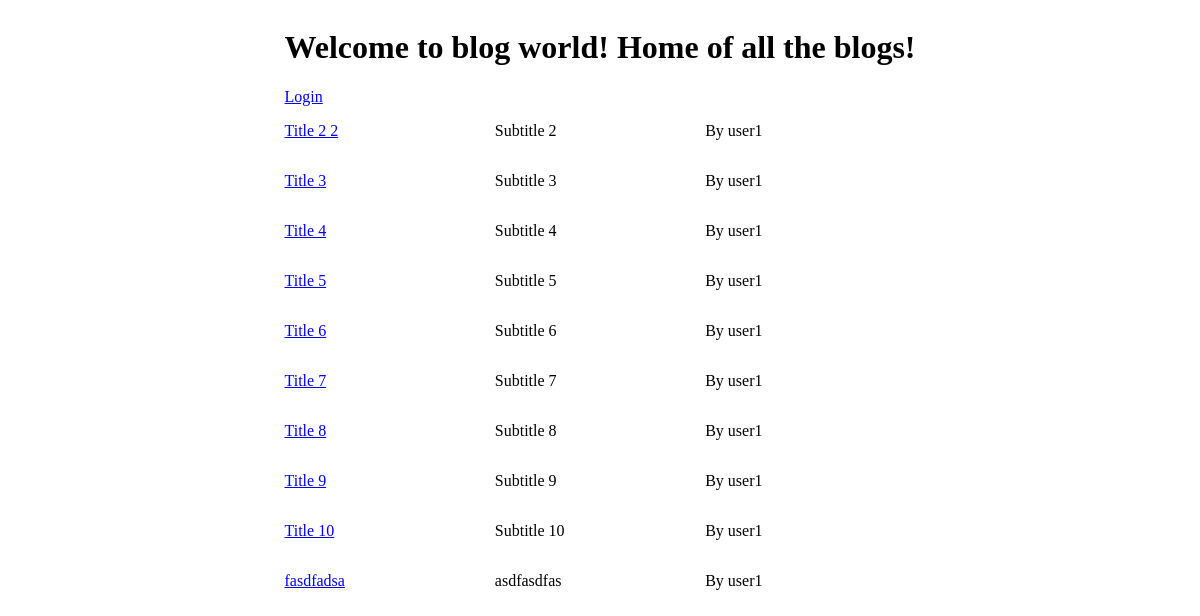
Screenshot of /blogs with the database file from the repository.
### blog_api/models.py (models this page shows, shortened)
class BlogPost(db.Model):
   __tablename__ = "blog_posts"
   id: Mapped[int] = mapped_column(primary_key=True)
   title: Mapped[str]
   subtitle: Mapped[Optional[str]]
   body: Mapped[str]
   created_at: Mapped[datetime] = mapped_column(server_default=func.now())
   updated_at: Mapped[datetime] = mapped_column(onupdate=lambda : datetime.now(timezone.utc), server_default=func.now())
   author_id: Mapped[int] = mapped_column(ForeignKey("users.id"))
   author: Mapped["User"] = relationship(back_populates="blogs")

class User(db.Model):
   __tablename__="users"
   id: Mapped[int] = mapped_column(primary_key=True)
   username: Mapped[str]
   password: Mapped[str]
   blogs: Mapped[List["BlogPost"]] = relationship(back_populates="author")

### blog_api/api.py (the view)
@app.get('/blogs')
def list_blogs():
    blogs = [{"id":blog.id, "title": blog.title, "subtitle": blog.subtitle, "body": blog.body, "created_at": blog.created_at, "author": blog.author.username} for blog in db.session.execute(db.select(BlogPost)).scalars()]
    return render_template('./blogs.html', blogs=blogs)

### blog_api/templates/blogs.html
{% extends 'base.html' %}
{% block content %}
<h1>Welcome to blog world! Home of all the blogs!</h1>
<div>
    {% if not current_user.is_authenticated %}
    <a href="{{ url_for( 'get_login') }}">Login</a>
    {% else %}
    <p>Logged in as {{current_user.username}}</p>
    <a href="{{ url_for('logout')}}">Logout</a>
    <a href="{{ url_for('new_blog_form')}}">New Blog</a>
    {% endif %}
</div>
<div id="blogs">
    {% for blog in blogs %}
    <div class="blog-overview">
        <a href="{{ url_for( 'get_blog', blog_id=blog.id ) }}">
        <p>{{blog.title}}</p></a>
        <p>{{blog.subtitle}}</p>
        <p>By {{blog.author}}</p>
    </div>
    {% endfor %}
</div>
{% endblock %}

### blog_api/templates/base.html (shortened to what this page needs)
<!DOCTYPE html>
<html>
<head>
    <link rel="stylesheet" href="{{ url_for('static', filename='main.css') }}">
</head>
<body>
    <div id="container">
        {% block content %}
        {% endblock %}
    </div>
</body>
</html>

### blog_api/static/main.css (style rules this page uses)
body { display: flex; flex-direction: column; align-items: center; }
.blog-overview { display: grid; grid-template-columns: repeat(3, 1fr); }

### rows the page displays
BlogPost: title "Title 2 2", subtitle "Subtitle 2"
User: author "user1" "user1" "user1" "user1" "user1" "user1" "user1" "user1" "user1" "user1"
BlogPost: title "Title 3", subtitle "Subtitle 3"
BlogPost: title "Title 4", subtitle "Subtitle 4"
BlogPost: title "Title 5", subtitle "Subtitle 5"
BlogPost: title "Title 6", subtitle "Subtitle 6"
BlogPost: title "Title 7", subtitle "Subtitle 7"
BlogPost: title "Title 8", subtitle "Subtitle 8"
BlogPost: title "Title 9", subtitle "Subtitle 9"
BlogPost: title "Title 10", subtitle "Subtitle 10"
BlogPost: title "fasdfadsa", subtitle "asdfasdfas"
